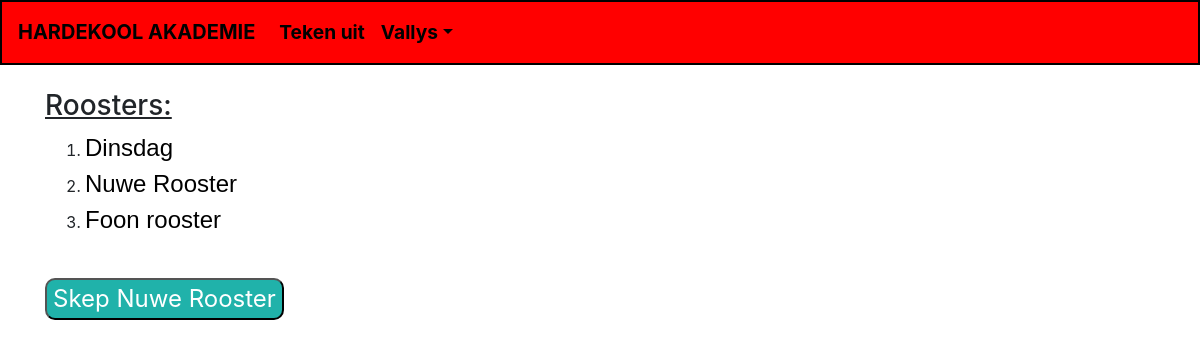
/roosterlys/ (signed in), run on an earlier commit of the app's database.
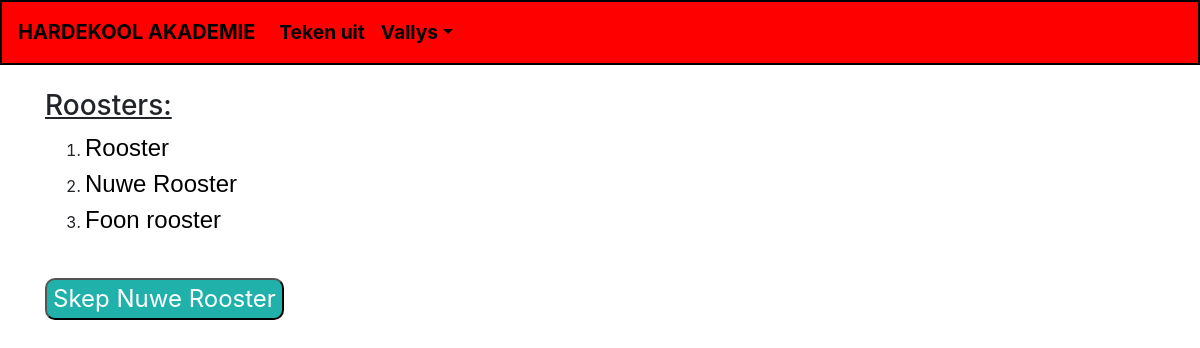
And on a later commit of the database.
### KlokRooster/models.py (models this page shows, shortened)
class Rooster(models.Model):
    naam = models.CharField(max_length=256, default="Nuwe Rooster")
    periode1 = models.TimeField(default="7:30")
    periode2 = models.TimeField(default="8:00")
    periode3 = models.TimeField(default="8:30")
    periode4 = models.TimeField(default="9:00")
    pouse1 = models.TimeField(default="9:30")
    periode5 = models.TimeField(default="9:45")
    periode6 = models.TimeField(default="10:15")
    periode7 = models.TimeField(default="10:45")
    periode8 = models.TimeField(default="11:15")
    pouse2 = models.TimeField(default="11:45")
    periode9 = models.TimeField(default="12:00")
    periode10 = models.TimeField(default="12:30")
    periode11 = models.TimeField(default="13:00")
    periode12 = models.TimeField(default="13:30")
    uitkomtyd = models.TimeField(default="14:00")
    luisterend = models.BooleanField(default=False)

### KlokRooster/views.py (the view)
# urls.py: path('roosterlys/', RoosterListView.as_view(), name="roosterlys"),
class RoosterListView(LoginRequiredMixin, ListView):
    context_object_name = "roosters"
    model = Rooster
    template_name = "roosterlys.html"

### KlokRooster/templates/roosterlys.html (shortened to what this page needs)
{% extends 'rooster_base.html' %}
{% block head_block %}
{% load static %}
<link rel="stylesheet" href="{% static 'css/roosterlys.css' %}">
{% endblock %}
{% block body_block %}
<br>
<h3><u>Roosters:</u></h3>
<ol>
    {% for rooster in roosters %}
        <li>
            <a class="lys_link" href="{% url 'KlokRooster:rooster' rooster.pk %}">{{ rooster.naam }}</a>
        </li>
    {% endfor %}
</ol>
<br>
<a href="{% url 'KlokRooster:skep_rooster' %}"><button class="skep_nuwe">Skep Nuwe Rooster</button></a>
{% endblock %}

What changed in the data, as far as the page shows it:
changed Rooster: naam "Dinsdag" → "Rooster"
